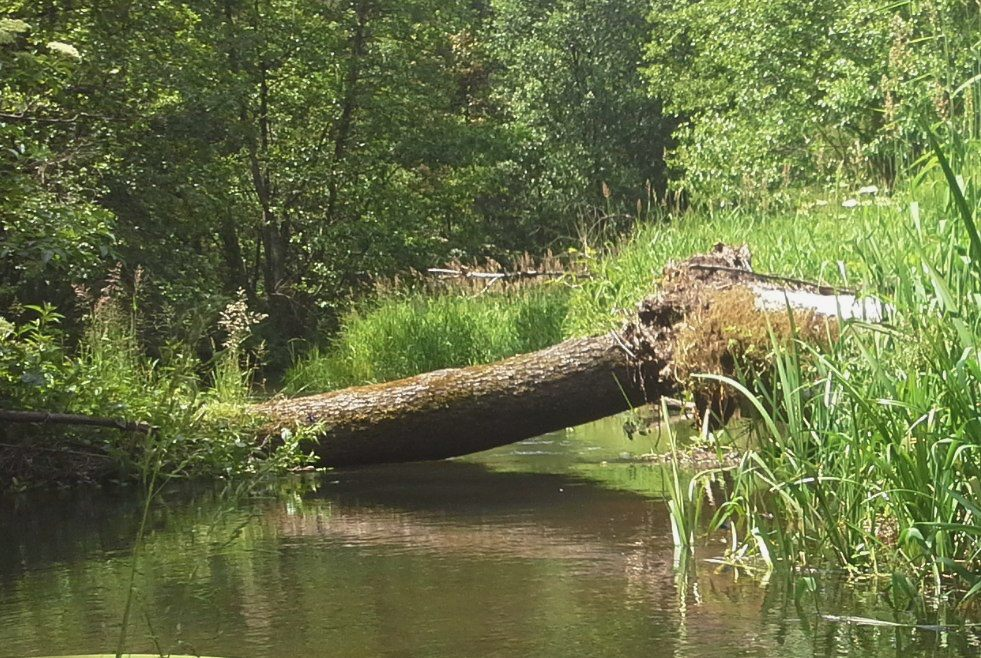
%> input picture Lab6/rzeczka.jpg, 981 x 658 px
$ octave k2.m   (GNU Octave 9; MATLAB toolbox functions it lacks are replaced by stand-ins)
%> lines starting %> are read from the running program, lines starting %| are printed output that depends on the picture
clear;
clf;
clc;
img = imread('rzeczka.jpg');
%> img is the input picture: size 658x981x3 uint8; mean R, G, B 104.7, 113.4, 68.7
imgdbl = double(img);
LUT = zeros(1,256);
R = imgdbl(:,:,1);
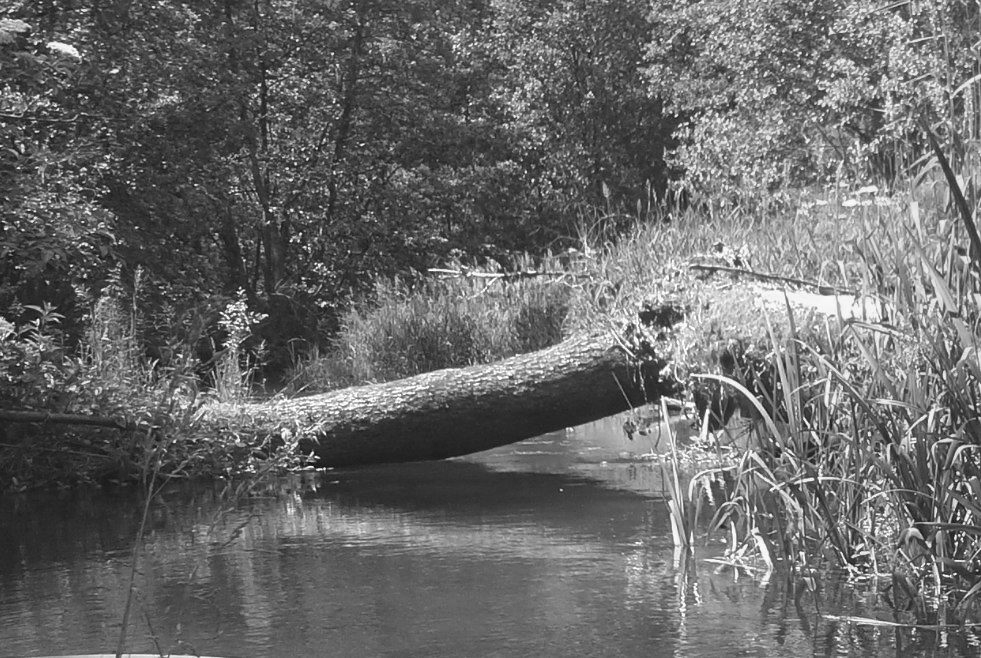
%> R: size 658x981 double; min 6, max 255, mean 104.7
avg = round(mean(vec(R)));
%> avg = 105
LUT(1:avg) = 0;
LUT(avg+1:256) =  1.6667*((avg:255) - avg);
LUT(LUT>255) = 255;
LUT(LUT<0) = 0;
img_out = imgdbl;
newR = LUT(R+1);
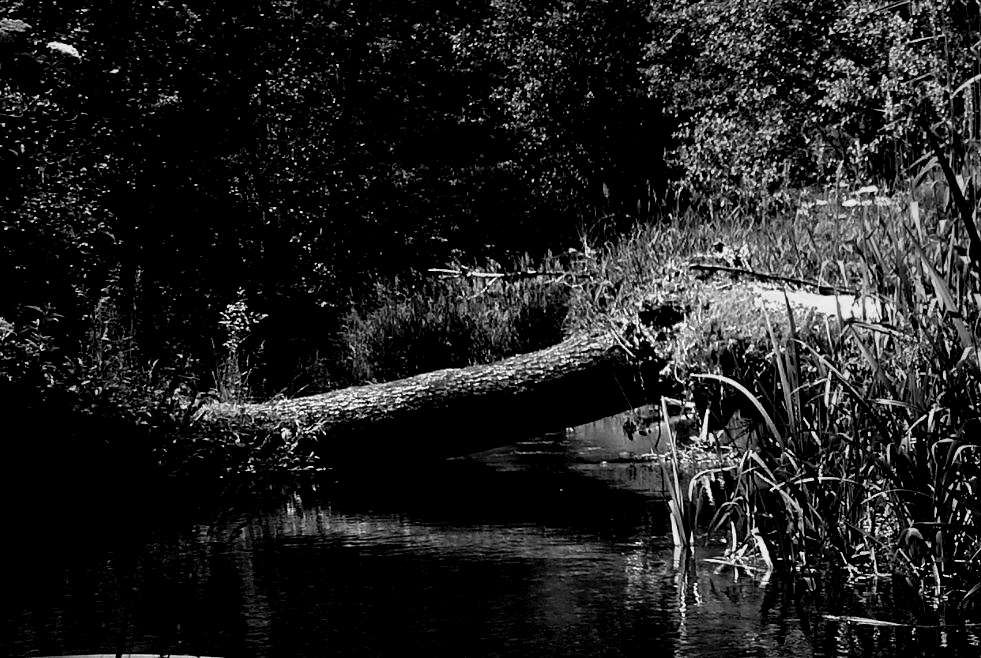
%> newR: size 658x981 double; min 0, max 250, mean 32.2
img_out(:,:,1) = newR;
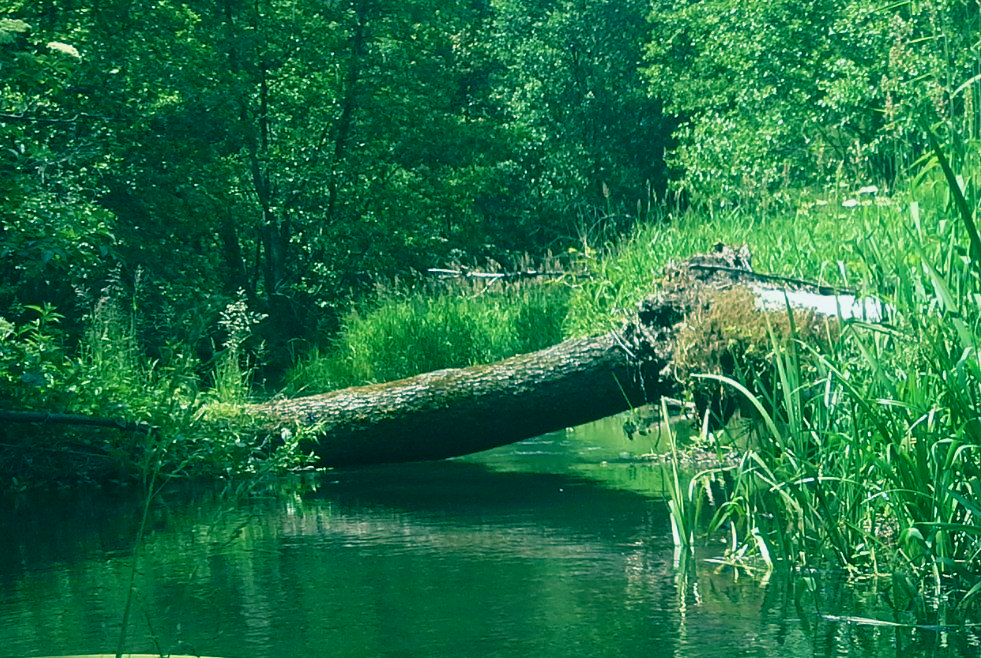
%> img_out: size 658x981x3 double; mean R, G, B 32.2, 113.4, 68.7
plot([0:255],LUT);
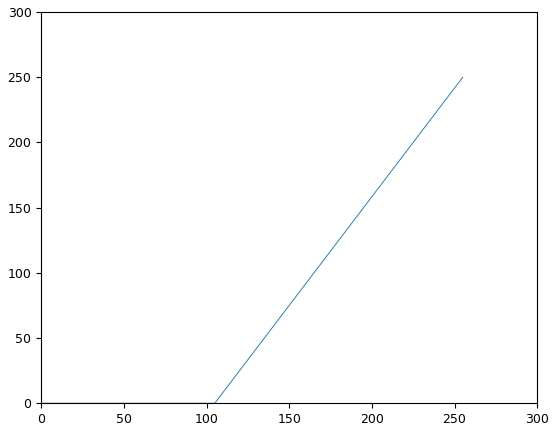
%> figure redrawn from the program's plot data; curve peaks at x = 255, y = 250
figure;
imshow(img_out/255);disp([0:255;LUT])
